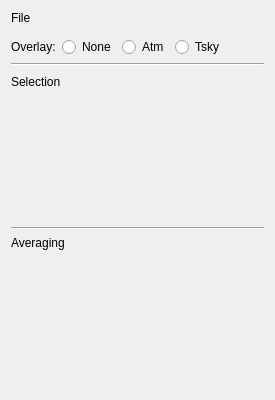
<?xml version="1.0" encoding="UTF-8"?>
<ui version="4.0">
 <class>PlotMSDataTabClass</class>
 <widget class="QWidget" name="PlotMSDataTabClass">
  <property name="geometry">
   <rect>
    <x>0</x>
    <y>0</y>
    <width>275</width>
    <height>400</height>
   </rect>
  </property>
  <property name="maximumSize">
   <size>
    <width>300</width>
    <height>16777215</height>
   </size>
  </property>
  <property name="windowTitle">
   <string>PlotMS MS Data Tab</string>
  </property>
  <layout class="QVBoxLayout" name="verticalLayout">
   <item>
    <widget class="QLabel" name="locationLabel">
     <property name="sizePolicy">
      <sizepolicy hsizetype="Preferred" vsizetype="Maximum">
       <horstretch>0</horstretch>
       <verstretch>0</verstretch>
      </sizepolicy>
     </property>
     <property name="text">
      <string>File</string>
     </property>
     <property name="textFormat">
      <enum>Qt::RichText</enum>
     </property>
    </widget>
   </item>
   <item>
    <widget class="QFrame" name="locationFrame">
     <property name="sizePolicy">
      <sizepolicy hsizetype="Preferred" vsizetype="Maximum">
       <horstretch>0</horstretch>
       <verstretch>0</verstretch>
      </sizepolicy>
     </property>
     <property name="frameShape">
      <enum>QFrame::NoFrame</enum>
     </property>
     <property name="frameShadow">
      <enum>QFrame::Raised</enum>
     </property>
    </widget>
   </item>
   <item>
    <layout class="QHBoxLayout" name="horizontalLayout_4">
     <item>
      <widget class="QLabel" name="overlayLabel">
       <property name="text">
        <string>Overlay:</string>
       </property>
      </widget>
     </item>
     <item>
      <widget class="QRadioButton" name="noneRadio">
       <property name="text">
        <string>None</string>
       </property>
      </widget>
     </item>
     <item>
      <widget class="QRadioButton" name="atmRadio">
       <property name="text">
        <string>Atm</string>
       </property>
      </widget>
     </item>
     <item>
      <widget class="QRadioButton" name="tskyRadio">
       <property name="text">
        <string>Tsky</string>
       </property>
      </widget>
     </item>
     <item>
      <spacer name="horizontalSpacer2">
       <property name="orientation">
        <enum>Qt::Horizontal</enum>
       </property>
       <property name="sizeHint" stdset="0">
        <size>
         <width>40</width>
         <height>20</height>
        </size>
       </property>
      </spacer>
     </item>
    </layout>
   </item>
   <item>
    <widget class="Line" name="line_3">
     <property name="orientation">
      <enum>Qt::Horizontal</enum>
     </property>
    </widget>
   </item>
   <item>
    <layout class="QHBoxLayout" name="horizontalLayout">
     <item>
      <widget class="QLabel" name="selectionLabel">
       <property name="sizePolicy">
        <sizepolicy hsizetype="Preferred" vsizetype="Fixed">
         <horstretch>0</horstretch>
         <verstretch>0</verstretch>
        </sizepolicy>
       </property>
       <property name="text">
        <string>Selection</string>
       </property>
       <property name="textFormat">
        <enum>Qt::RichText</enum>
       </property>
      </widget>
     </item>
     <item>
      <widget class="Line" name="line">
       <property name="orientation">
        <enum>Qt::Horizontal</enum>
       </property>
      </widget>
     </item>
     <item>
      <spacer name="horizontalSpacer_2">
       <property name="orientation">
        <enum>Qt::Horizontal</enum>
       </property>
       <property name="sizeHint" stdset="0">
        <size>
         <width>40</width>
         <height>20</height>
        </size>
       </property>
      </spacer>
     </item>
    </layout>
   </item>
   <item>
    <widget class="QFrame" name="selectionFrame">
     <property name="sizePolicy">
      <sizepolicy hsizetype="Preferred" vsizetype="Preferred">
       <horstretch>0</horstretch>
       <verstretch>0</verstretch>
      </sizepolicy>
     </property>
     <property name="frameShape">
      <enum>QFrame::NoFrame</enum>
     </property>
     <property name="frameShadow">
      <enum>QFrame::Raised</enum>
     </property>
    </widget>
   </item>
   <item>
    <widget class="Line" name="line_2">
     <property name="orientation">
      <enum>Qt::Horizontal</enum>
     </property>
    </widget>
   </item>
   <item>
    <layout class="QHBoxLayout" name="horizontalLayout_2">
     <property name="spacing">
      <number>0</number>
     </property>
     <item>
      <widget class="QLabel" name="averagingLabel">
       <property name="sizePolicy">
        <sizepolicy hsizetype="Preferred" vsizetype="Fixed">
         <horstretch>0</horstretch>
         <verstretch>0</verstretch>
        </sizepolicy>
       </property>
       <property name="text">
        <string>Averaging</string>
       </property>
       <property name="textFormat">
        <enum>Qt::RichText</enum>
       </property>
      </widget>
     </item>
     <item>
      <spacer name="horizontalSpacer_4">
       <property name="orientation">
        <enum>Qt::Horizontal</enum>
       </property>
       <property name="sizeHint" stdset="0">
        <size>
         <width>40</width>
         <height>6</height>
        </size>
       </property>
      </spacer>
     </item>
    </layout>
   </item>
   <item>
    <widget class="QFrame" name="averagingFrame">
     <property name="frameShape">
      <enum>QFrame::NoFrame</enum>
     </property>
     <property name="frameShadow">
      <enum>QFrame::Raised</enum>
     </property>
    </widget>
   </item>
   <item>
    <spacer>
     <property name="orientation">
      <enum>Qt::Vertical</enum>
     </property>
     <property name="sizeType">
      <enum>QSizePolicy::Preferred</enum>
     </property>
     <property name="sizeHint" stdset="0">
      <size>
       <width>235</width>
       <height>10</height>
      </size>
     </property>
    </spacer>
   </item>
  </layout>
 </widget>
 <resources/>
 <connections/>
</ui>
